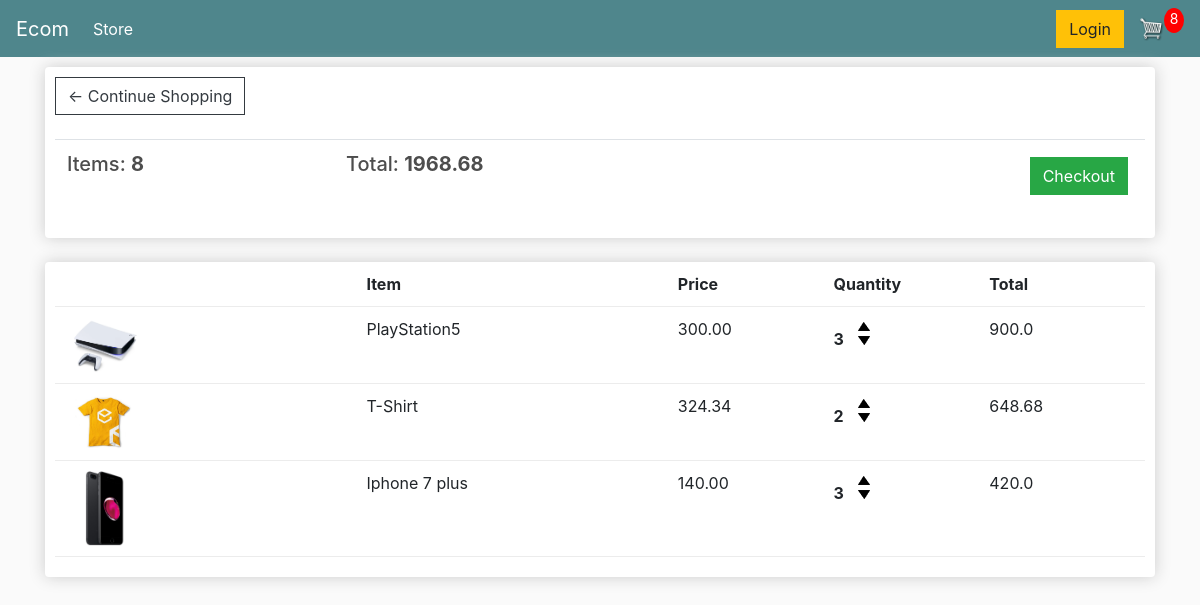
/cart/ (signed in), run on an earlier commit of the app's database.
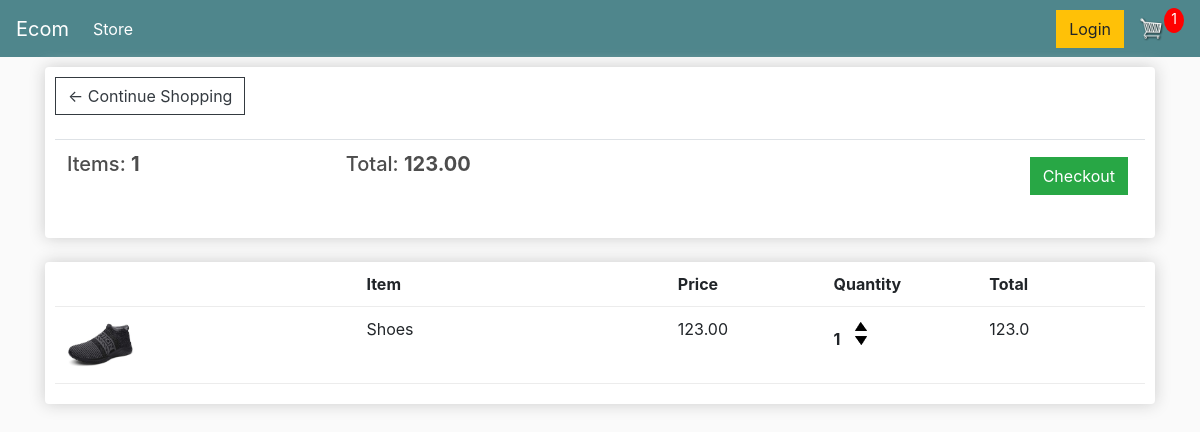
And on a later commit of the database.
### store/models.py (models this page shows, shortened)
class Order(models.Model):
    customer = models.ForeignKey(Customer, on_delete=models.SET_NULL, null=True, blank=True)
    date_ordered = models.DateTimeField(auto_now_add=True)
    complete = models.BooleanField(default=False)
    transaction_id = models.CharField(max_length=200, null=True)
    @property
    def get_cart_total(self):
        orderitems = self.orderitem_set.all()
        total = sum([item.get_total for item in orderitems])
        return total
    @property
    def get_cart_items(self):
        orderitems = self.orderitem_set.all()
        total = sum([item.quantity for item in orderitems])
        return total

class OrderItem(models.Model):
    product = models.ForeignKey(Product, on_delete=models.SET_NULL, null=True)
    order = models.ForeignKey(Order, on_delete=models.SET_NULL, null=True)
    quantity = models.IntegerField(default=0, null=True, blank=True)
    date_added = models.DateTimeField(auto_now_add=True)
    @property
    def get_total(self):
        total = self.product.price * self.quantity
        return total

class Product(models.Model):
    name = models.CharField(max_length=200)
    price = models.FloatField()
    digital = models.BooleanField(default=False, null=True, blank=True)
    image = models.ImageField(null=True, blank=True)
    @property
    def imageURL(self):
        try:
            url = self.image.url
        except:
            url = ''
        return url

### store/views.py (the view, shortened to what this page needs)
# urls.py: path('cart/', views.cart, name='cart'),
def cart(request):
    if request.user.is_authenticated:
        customer = request.user.customer
        order, created = Order.objects.get_or_create(customer=customer, complete=False)
        items = order.orderitem_set.all()
        cartItems = order.get_cart_items
    context = {
        'items' : items,
        'order' : order,
        'cartItems' : cartItems
    }
    return render(request, 'store/cart.html', context)

### store/templates/store/cart.html
{% extends 'store/main.html' %}
{% load static %}
{% block content %}
    <div class="row">
        <div class="col-lg-12">
            <div class="box-element">
                <a class="btn btn-outline-dark" href="{% url 'store' %}">&#x2190; Continue Shopping</a>
                <br>
                <br>
                <table class="table">
                    <tr>
                        <th><h5>Items: <strong>{{order.get_cart_items}}</strong></h5></th>
                        <th><h5>Total: <strong>{{order.get_cart_total|floatformat:2}}</strong></h5></th>
                        <th>
                            <a style="float:right; margin:5px" class="btn btn-success" href="{% url 'checkout' %}">
                            Checkout</a>
                        </th>
                    </tr>
                </table>
            </div>
            <br>
            <div class="box-element">
                <div class="cart-row">
                    <div style="flex:2"></div>
                    <div style="flex:2"><strong>Item</strong></div>
                    <div style="flex:1"><strong>Price</strong></div>
                    <div style="flex:1"><strong>Quantity</strong></div>
                    <div style="flex:1"><strong>Total</strong></div>
                </div>
                {% for item in items%}
                    <div class="cart-row">
                        <div style="flex:2"><img class="row-image" src="{{item.product.imageURL}}"></div>
                        <div style="flex:2">{{item.product.name}}</div>
                        <div style="flex:1">{{item.product.price|floatformat:2}}</div>
                        <div style="flex:1">
                            <p class="quantity">{{item.quantity}}</p>
                            <div class="quantity">
                                <img data-product="{{item.product.id}}" data-action="add" class="chg-quantity update-cart" src="{% static  'images/arrow-up.png' %}">
                                <img data-product="{{item.product.id}}" data-action="remove" class="chg-quantity update-cart" src="{% static  'images/arrow-down.png' %}">
                            </div>
                        </div>
                        <div style="flex:1">{{item.get_total}}</div>
                    </div>
                {% endfor %}
            </div>
        </div>
    </div>
{% endblock content %}

What changed in the data, as far as the page shows it:
no longer on this page (row edited): Order: get_cart_items "8", get_cart_total "1968.68"
removed OrderItem: product.imageURL (picture), product.name "PlayStation5", product.price "300.00", quantity "3", get_total "900.0"
removed OrderItem: product.imageURL (picture), product.name "T-Shirt", product.price "324.34", quantity "2", get_total "648.68"
removed OrderItem: product.imageURL (picture), product.name "Iphone 7 plus", product.price "140.00", quantity "3", get_total "420.0"
added Order: get_cart_items "1", get_cart_total "123.00"
added OrderItem: product.imageURL (picture), product.name "Shoes", product.price "123.00", quantity "1", get_total "123.0"
Also different on the page:
{{ cartItems }}: "8" → "1"
